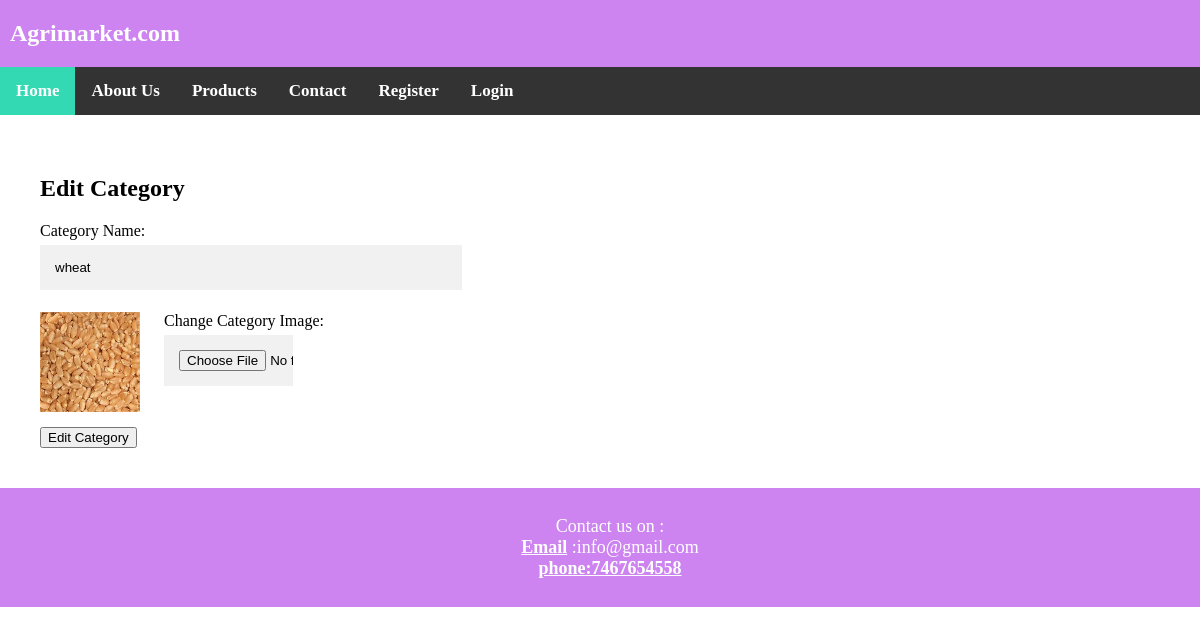
The app's page /edit-category.php?category=19 (signed in) with its own data.
### tables this page shows
CREATE TABLE `category` (
  `cate_id` int(64) NOT NULL,
  `cate_name` varchar(256) NOT NULL,
  `cate_img` varchar(256) NOT NULL
);

### edit-category.php (the view, shortened to what this page needs)
<!DOCTYPE html>
	<head>
		<link rel="stylesheet" type="text/css" href="css/style1.css">
	</head>
	<body>
			<?php
			include 'header.php';
			include 'database.php';
			if(isset($_GET['category']) && ($_GET['category']!="")){
				$categoryid=$_GET['category'];
			}
			$sql = "SELECT cate_name, cate_img FROM category WHERE cate_id='$categoryid'";
			$result = mysqli_query($conn,$sql);
			while($row = mysqli_fetch_assoc($result)) {
				$categoryname=$row['cate_name'];
				$categoryimage=$row['cate_img'];
			}
		if(isset($_SESSION['adminlogin']) && $_SESSION['adminlogin']==true){ ?>
		<section class="page-content admin-page-content">
		 <div class="addproduct">
			<h2>Edit Category</h2>
			<form action="" method="post" class="formdemo" id="editproductform" enctype="multipart/form-data">
				<div class="label">Category Name: </div>
				<input type="text" name="categoryname" value="<?php echo $categoryname; ?>" required>
				<div class="imagoutrblock">
					<img class="smallimg" src="<?php echo $categoryimage; ?>">
					<div class="changeimageblock">
						<div class="label">Change Category Image: </div>
						<input type="file" name="categoryimage" >
					</div>
				</div>
				<div>
					<input type="submit" class="submitbtn" value="Edit Category"/>
				</div>
				</div>
		</section>
					<?php }else{
		echo "<h1>You don't have rights to access this page..</h1>";
	} ?>
	 <?php include 'footer.php';?>
	</body>
</html>

### css/style1.css (style rules this page uses)
body { margin:0px; }
input[type=text], input[type=password] ,input[type=email],input[type=username], input[type=file],select,textarea,input[type="number"] { width: 35%; padding: 15px; margin: 5px 0 22px 0; display: inline-block; border: none; background: #f1f1f1; }
.page-content { padding: 40px; }
img.smallimg { height:100px; width:auto; }
.imagoutrblock img { display: inline-block; vertical-align: top; margin-bottom: 15px; }
.imagoutrblock .changeimageblock { display: inline-block; vertical-align: top; margin-left: 20px; }

### records on screen
category: categoryname "wheat", cate_img (picture)
